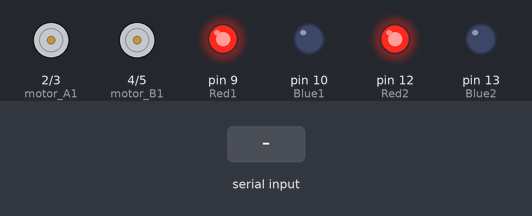
Recording of a sketch running on a simulated Arduino Uno, built with avr-gcc and run on an emulated ATmega328P. On the bench: motor-driver pin pairs drawn as motors (green arrow = first pin HIGH = forward, orange = second pin HIGH = backward, longer = more drive, scaled by the enable pin), output pins drawn as LEDs (lit = HIGH). Dashed ring = blinking. Inputs (shaded band) come from the test bench.

Above: at 1.2 s.
1.3 s: "9" received over Serial
At 1.49 s:
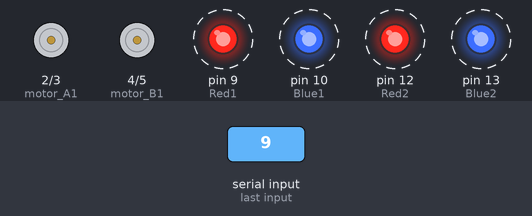
4.3 s: byte 66 ('B') received over Serial
At 5.1 s:
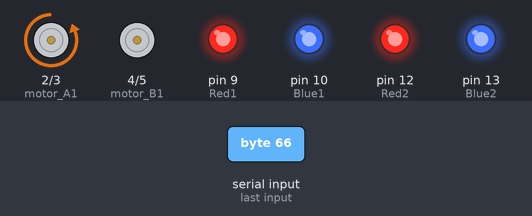
7.3 s: byte 67 ('C') received over Serial
At 8.5 s:
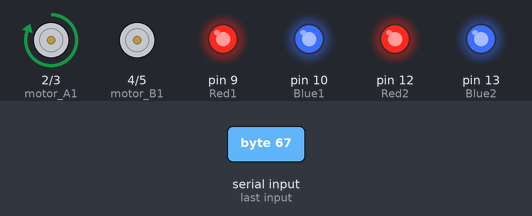
8.8 s: byte 68 ('D') received over Serial
At 9.6 s:
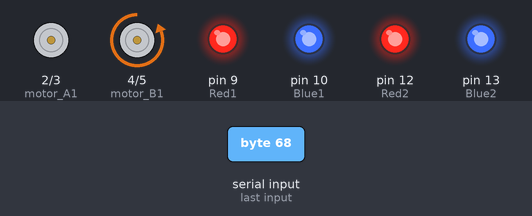
10.3 s: byte 69 ('E') received over Serial
At 10.7 s:
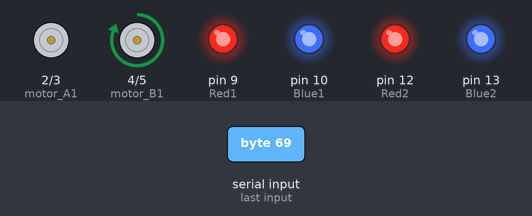
11.8 s: "1" received over Serial
At 13.1 s:
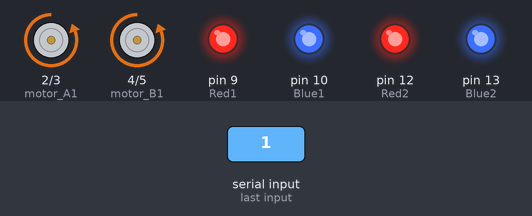
Timing chart, 0 to 14.3 s (numbered marks = the images above; inputs shaded):
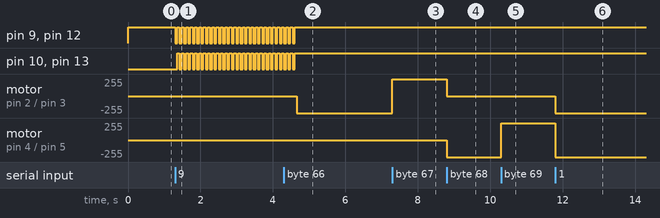

The sketch:

Arduino-bluetooth-controlled-robot.ino
```cpp
/*
The application will send only one character that represents the button pressed, where:
0 = no key pressed;
1 = UP key pressed;
2 = DOWN key pressed;
3 = LEFT key pressed;
4 = RIGHT key pressed;
5 = X button pressed;
6 = O key pressed;
7 = SQUARE button pressed;
8 = TRIANGLE button pressed;
9 = SELECT key pressed;
A = START key pressed;


the app sends "0" before close the connection.

*/

int motor_A1=2;
int motor_A2=3;
int motor_B1=4;
int motor_B2=5;
//leds
int Red1 = 9;
int Green1 = 8;
int Blue1 = 10;
int Red2 = 12;
int Green2 = 11;
int Blue2 = 13;


char val; // variable to receive data from the serial port
int ledpin = 13; // LED connected to pin 48 (on-board LED)
void setup()
  {
  //Motor Pins:
  pinMode(motor_A1,OUTPUT);
  pinMode(motor_A2,OUTPUT);
  pinMode(motor_B1,OUTPUT);
  pinMode(motor_B2,OUTPUT);
  //Led Pins
  pinMode(ledpin, OUTPUT);  // pin 48 (on-board LED) as OUTPUT
  pinMode(Green1, OUTPUT);  // pin 48 (on-board LED) as OUTPUT
  pinMode(Green2, OUTPUT);  // pin 48 (on-board LED) as OUTPUT
  pinMode(Red1, OUTPUT);  // pin 48 (on-board LED) as OUTPUT
  pinMode(Red2, OUTPUT);  // pin 48 (on-board LED) as OUTPUT
  pinMode(Blue1, OUTPUT);  // pin 48 (on-board LED) as OUTPUT
  pinMode(Blue2, OUTPUT);  // pin 48 (on-board LED) as OUTPUT

//init leds
      digitalWrite(Green1,LOW);
      digitalWrite(Green2,LOW);
      digitalWrite(Red1,HIGH);
      digitalWrite(Red2,HIGH);
      digitalWrite(Blue1,LOW);
      digitalWrite(Blue2,LOW);

  //init serial connection
  Serial.begin(9600);       // start serial communication at 9600bps
}

void loop()
{
  if( Serial.available() )       // if data is available to read
    {
       val = Serial.read();         // read it and store it in 'val'
    }

    //Input key switch
    switch (val) {
    case '0':
        {
        digitalWrite(motor_A1,LOW);
        digitalWrite(motor_A2,LOW);
        digitalWrite(motor_B1,LOW);
        digitalWrite(motor_B2,LOW);
      break;
    case '1':
        digitalWrite(motor_A1,LOW);
        digitalWrite(motor_A2,HIGH);
        digitalWrite(motor_B1,LOW);
        digitalWrite(motor_B2,HIGH);
      break;
    case '2':
        digitalWrite(motor_A1,HIGH);
        digitalWrite(motor_A2,LOW);
        digitalWrite(motor_B1,HIGH);
        digitalWrite(motor_B2,LOW);
       break;
    case '3':
        digitalWrite(motor_A1,LOW);
        digitalWrite(motor_A2,HIGH);
        digitalWrite(motor_B1,HIGH);
        digitalWrite(motor_B2,LOW);
      break;
    case '4':
        digitalWrite(motor_A1,HIGH);
        digitalWrite(motor_A2,LOW);
        digitalWrite(motor_B1,LOW);
        digitalWrite(motor_B2,HIGH);
      break;
    case '5':
      //Code when SELECT key is pressed
      digitalWrite(Green1,LOW);
      digitalWrite(Green2,LOW);
      digitalWrite(Red1,LOW);
      digitalWrite(Red2,LOW);
      digitalWrite(Blue1,HIGH);
      digitalWrite(Blue2,HIGH);

      break;
    case '6':
      //Code when Start key is pressed
      digitalWrite(Green1,LOW);
      digitalWrite(Green2,LOW);
      digitalWrite(Red1,LOW);
      digitalWrite(Red2,LOW);
      digitalWrite(Blue1,LOW);
      digitalWrite(Blue2,LOW);
      break;
    case '7':
      //Code when TRIANGLE key is pressed
      digitalWrite(Green1,HIGH);
      digitalWrite(Green2,HIGH);
      digitalWrite(Red1,LOW);
      digitalWrite(Red2,LOW);
      digitalWrite(Blue1,LOW);
      digitalWrite(Blue2,LOW);
      break;
    case '8':
      //Code when SQUARE key is pressed
      digitalWrite(Green1,LOW);
      digitalWrite(Green2,LOW);
      digitalWrite(Red1,HIGH);
      digitalWrite(Red2,HIGH);
      digitalWrite(Blue1,LOW);
      digitalWrite(Blue2,LOW);
      break;
    case '9':
      //Code when X key is pressed
   for (int i=0; i <= 13; i++){
      digitalWrite(Green1,LOW);
      digitalWrite(Green2,LOW);
      digitalWrite(Red1,LOW);
      digitalWrite(Red2,LOW);
      digitalWrite(Blue1,LOW);
      digitalWrite(Blue2,LOW);
      delay(60);
      digitalWrite(Green1,HIGH);
      digitalWrite(Green2,HIGH);
      digitalWrite(Red1,HIGH);
      digitalWrite(Red2,HIGH);
      digitalWrite(Blue1,HIGH);
      digitalWrite(Blue2,HIGH);
      delay(60);
   }
      break;
    case 'A':
      //Code when START key is pressed
      break;
    case 'B':
        digitalWrite(motor_A1,LOW);
        digitalWrite(motor_A2,HIGH);
        digitalWrite(motor_B1,LOW);
        digitalWrite(motor_B2,LOW);
      break;
    case 'C':
        digitalWrite(motor_A1,HIGH);
        digitalWrite(motor_A2,LOW);
        digitalWrite(motor_B1,LOW);
        digitalWrite(motor_B2,LOW);
      break;
    case 'D':
        digitalWrite(motor_A1,LOW);
        digitalWrite(motor_A2,LOW);
        digitalWrite(motor_B1,LOW);
        digitalWrite(motor_B2,HIGH);
      break;
    case 'E':
        digitalWrite(motor_A1,LOW);
        digitalWrite(motor_A2,LOW);
        digitalWrite(motor_B1,HIGH);
        digitalWrite(motor_B2,LOW);
      break;
    default:
      // default code (should never run)
      //init leds
      break;
    }
delay(50);
  }
}
```

Measured:
- after the input at 1.3 s, pin 9 (Red1), pin 12 (Red2): alternates HIGH for 0.06 s and LOW for 0.06 s, starting at once; pin 10 (Blue1), pin 13 (Blue2): alternates HIGH for 0.06 s and LOW for 0.06 s, starting after 0.06 s
- after the input at 4.3 s, pin 9 (Red1), pin 10 (Blue1), pin 12 (Red2), pin 13 (Blue2): goes on until 4.6 s, then stays HIGH; motor on pin 2 (motor_A1) / pin 3 (motor_A2): stopped → backward 255/255 after 0.36 s
- after the input at 7.3 s, motor on pin 2 (motor_A1) / pin 3 (motor_A2): backward 255/255 → forward 255/255 at once
- after the input at 8.8 s, motor on pin 2 (motor_A1) / pin 3 (motor_A2): forward 255/255 → stopped at once; motor on pin 4 (motor_B1) / pin 5 (motor_B2): stopped → backward 255/255 at once
- after the input at 10.3 s, motor on pin 4 (motor_B1) / pin 5 (motor_B2): backward 255/255 → forward 255/255 at once
- after the input at 11.8 s, motor on pin 2 (motor_A1) / pin 3 (motor_A2): stopped → backward 255/255 at once; motor on pin 4 (motor_B1) / pin 5 (motor_B2): forward 255/255 → backward 255/255 at once
